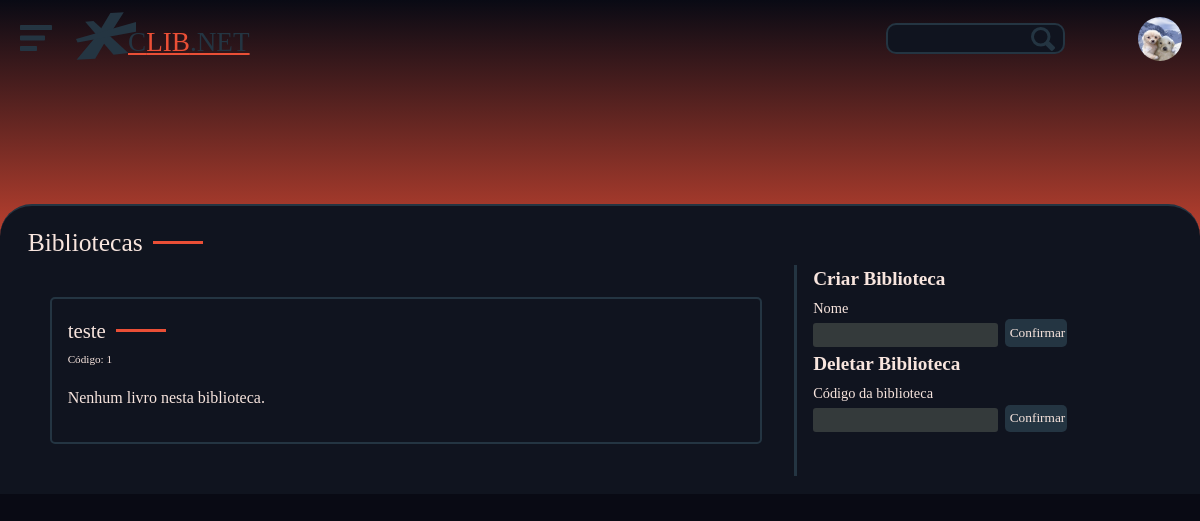
Page /Web/PHP/bibliotecas.php (signed in) on the earlier database version.
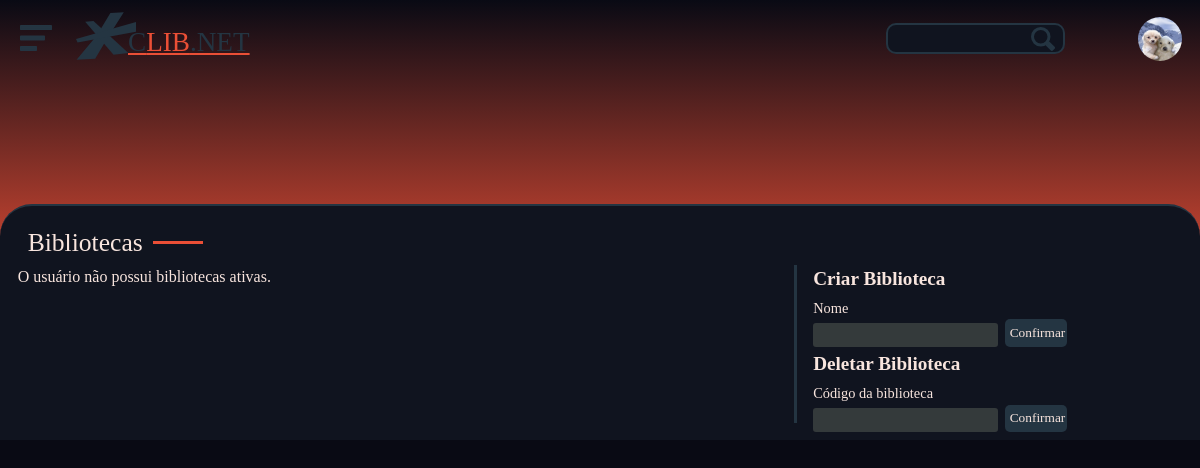
Same page on the later database version.
### tables this page shows
CREATE TABLE tb_bibliotecas (
    cod INTEGER PRIMARY KEY AUTO_INCREMENT,
ativo BOOLEAN DEFAULT true,
descricao VARCHAR(500),
    nome VARCHAR(60),
    codusuario INTEGER,
CONSTRAINT fk_codusuario FOREIGN KEY(codusuario) REFERENCES tb_usuarios(cod) 
);

### Web/PHP/components/contentLoader/bibliotecasInfo.php (shortened to what the changed rows need)
<?php
$conn = connect();
if (isset($_SESSION['id'])) {
    $idU = $_SESSION['id'];
    $sqlBibliotecas = "
        SELECT cod, nome, ativo
        FROM tb_bibliotecas
        WHERE codusuario = ? AND ativo = 1";
    $stmtBibliotecas = $conn->prepare($sqlBibliotecas);
    $stmtBibliotecas->bind_param("i", $idU);
    $stmtBibliotecas->execute();
    $stmtBibliotecas->store_result();
    echo '<div class="sectionTitle"> Bibliotecas </div>
                <div class="bibliotecaSection flex" style="flex-direction: row-reverse;">
                    <div class="forumCommentSection size4">
                        <form  method="POST" enctype="multipart/form-data" action="">
                            <div class="controlTitulo">
                                <t3 style="font-weight:bold">Criar Biblioteca</t3>
                            </div>
                            <div class="controlInputSection flexColumn">
                                <label class="controlLabel" for="nome">Nome</label>
                                <div class="flex">
                                    <input class="controlInput size6" type="text" name="nome" id="nome" required>
                                    <input class="controlBtn size2" type="submit" name="submit" value="Confirmar">
                                </div>
                            </div>
                        </form>
                        <form  method="POST" enctype="multipart/form-data" action="">
                            <div class="controlTitulo">
                                <t3 style="font-weight:bold">Deletar Biblioteca</t3>
                            </div>
                            <div class="controlInputSection flexColumn">
                                <label class="controlLabel" for="codDel">Código da biblioteca</label>
                                <div class="flex">
                                    <input class="controlInput size6" type="text" name="cod" id="cod" required>
                                    <input class="controlBtn size2" type="submit" name="submitDel" value="Confirmar">
                                </div>
                            </div>
                        </form>
                    </div>';
    if ($stmtBibliotecas->num_rows > 0) {
        $stmtBibliotecas->bind_result($bibliotecaCod, $bibliotecaNome, $bibliotecaAtivo);
        echo '<div class="size8">';
        while ($stmtBibliotecas->fetch()) {
            if ($bibliotecaAtivo == true) {
                echo '<div class="bibliotecaCard">
                    <span class="flex alignCenter">' . htmlspecialchars($bibliotecaNome) . '</span><st1>Código: '.$bibliotecaCod.'</st1> ';
                $sqlLivros = "
                SELECT l.cod, l.nome, l.descricao, l.imagem, l.arquivo
                FROM tb_livros_bibliotecas lb
                JOIN tb_livros l ON lb.codlivro = l.cod
                WHERE lb.codbiblioteca = ?";
                $stmtLivros = $conn->prepare($sqlLivros);
                $stmtLivros->bind_param("i", $bibliotecaCod);
                $stmtLivros->execute();
                $stmtLivros->store_result();
                if ($stmtLivros->num_rows > 0) {
                    $stmtLivros->bind_result($id, $livroNome, $livroDesc, $livroImg, $livroArq);
                    echo '<div class="grid size12" style="row-gap: 1rem; column-gap: 1rem; padding-right: 2rem; grid-template-columns: 33% 33% 33%;  ">';
                    while ($stmtLivros->fetch()) {
                        echo '
                        <div class="sectionCardRow flex size12" style="margin:0">
                            <div class="sectionCardColumnCapa">
                                <img class="sectionCardColumnImg" src="../SRC/capas/' . htmlspecialchars($livroImg) . '">
                            </div>
                            <div class="sectionCardRowContent">
                                <div class="sectionCardRowTitulo">
                                    <a href="produto.php?id=' . $id . '">' . htmlspecialchars($livroNome) . '</a>
                                </div>
                                <a href="../SRC/livros/'.htmlspecialchars($livroArq).'" class="bibliotecaBtn">
                                Ler Livro
                                </a>
                            </div>
                        </div>';
                    }
                } else {
                    echo '<p>Nenhum livro nesta biblioteca.</p></div>';
                }
            }
        }
        echo '</div></div>';
    } else {
        echo '<div class="size8">O usuário não possui bibliotecas ativas.</div></div></div>';
    }
}
?>

Differences in the rows shown:
removed tb_bibliotecas: nome "teste", cod "1"
Other differences:
text now shown: "O usuário não possui bibliotecas ativas."
